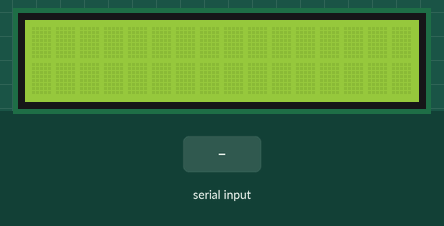
This sketch was run on a simulated Arduino Uno, built with avr-gcc and run on an emulated ATmega328P. On the bench: 16×2 character LCD. The inputs (shaded band) are chosen by the test bench.

Above: at 1.2 s.
1.3 s: "1" received over Serial
At 2.5 s:
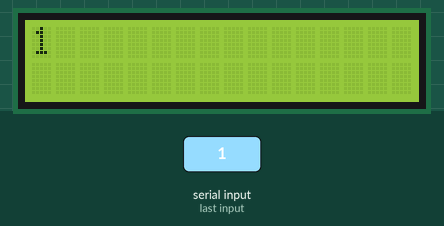
2.8 s: "0" received over Serial
At 3.9 s:
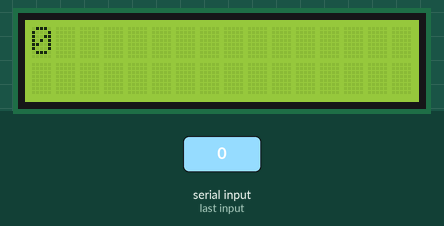
4.3 s: "2" received over Serial
At 5.0 s:
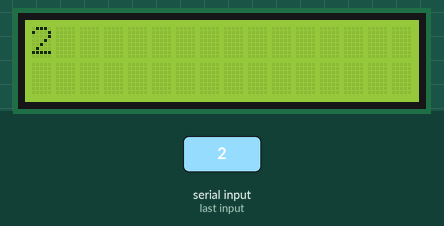
Timing chart, 0 to 7.3 s (numbered marks = the images above; inputs shaded):
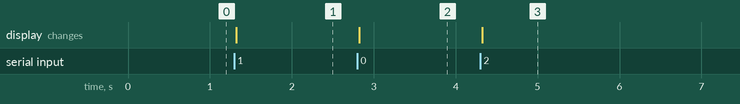

The sketch:

client.ino
```cpp
#include <Wire.h>
#include <LiquidCrystal_I2C.h>

LiquidCrystal_I2C lcd(0x3F,16,2);

void setup() {
 Serial.begin(9600);
 lcd.init();
 lcd.setBacklight(HIGH);
}

String readStringSerial(){
  String content = "";
  char character;

  while(Serial.available() > 0) {
    character = Serial.read();
    content.concat(character);
    delay(20);
  }
  return content;
}

String splitData(String data, char separator, int index)
{
  int found = 0;
  int strIndex[] = {0, -1};
  int maxIndex = data.length()-1;

  for(int i=0; i<=maxIndex && found<=index; i++){
    if(data.charAt(i)==separator || i==maxIndex){
        found++;
        strIndex[0] = strIndex[1]+1;
        strIndex[1] = (i == maxIndex) ? i+1 : i;
    }
  }
  return found>index ? data.substring(strIndex[0], strIndex[1]) : "";
}


void loop() {
  if (Serial.available() > 0){
    String receivedData = readStringSerial();
    String line01 = splitData(receivedData,';',1);
    String line02 = splitData(receivedData,';',0);
    lcd.setCursor(0,1);
    lcd.print(line01);
    lcd.setCursor(0,0);
    lcd.print(line02);
  }
}
```

Measured:
- after the input at 1.3 s, the display: changes at once (image 1)
- after the input at 2.8 s, the display: changes at once (image 2)
- after the input at 4.3 s, the display: changes at once (image 3)
